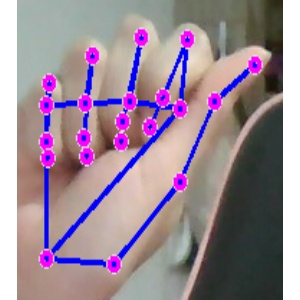
#> input picture data/A/Image_77.jpg, 300 x 300 px; its folder holds only this picture in this run
$ python gray_scale.py
#> lines starting #> are read from the running program, lines starting #| are printed output that depends on the picture
import cv2
import os
import glob

# Define your input and output directories
input_folder = r"C:\Users\Mikee\OneDrive\Documents\ASL_AI_project-main\data\A"
output_folder = r"C:\Users\Mikee\Downloads\DATA_AI\A_grayscale"

# Create the output folder if it doesn't exist
if not os.path.exists(output_folder):
    os.makedirs(output_folder)

# Get a list of all JPG images in the input folder
image_paths = glob.glob(os.path.join(input_folder, "*.jpg"))

# Process each image
for image_path in image_paths:
    # Read the image
    image = cv2.imread(image_path)
#> image is the input picture: shape (300, 300, 3); mean B, G, R 150.7, 137.2, 155.9

    # Check if the image was successfully loaded
    if image is None:
        print(f"Failed to load {image_path}")
        continue

    # Convert the image to grayscale
    gray_image = cv2.cvtColor(image, cv2.COLOR_BGR2GRAY)
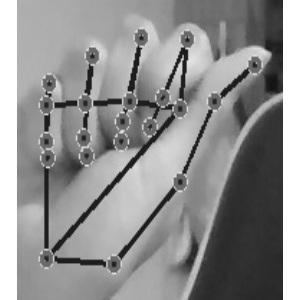
#> gray_image: shape (300, 300); min 18, max 255, mean 144.3

    # [27 lines of commented-out code are left out]
    base_name = os.path.basename(image_path)
    output_path = os.path.join(output_folder, base_name)

    # Save the grayscale image
    success = cv2.imwrite(output_path, gray_image)
    if success:
        print(f"Saved grayscale image: {output_path}")
    else:
        print(f"Failed to save grayscale image for {image_path}")
